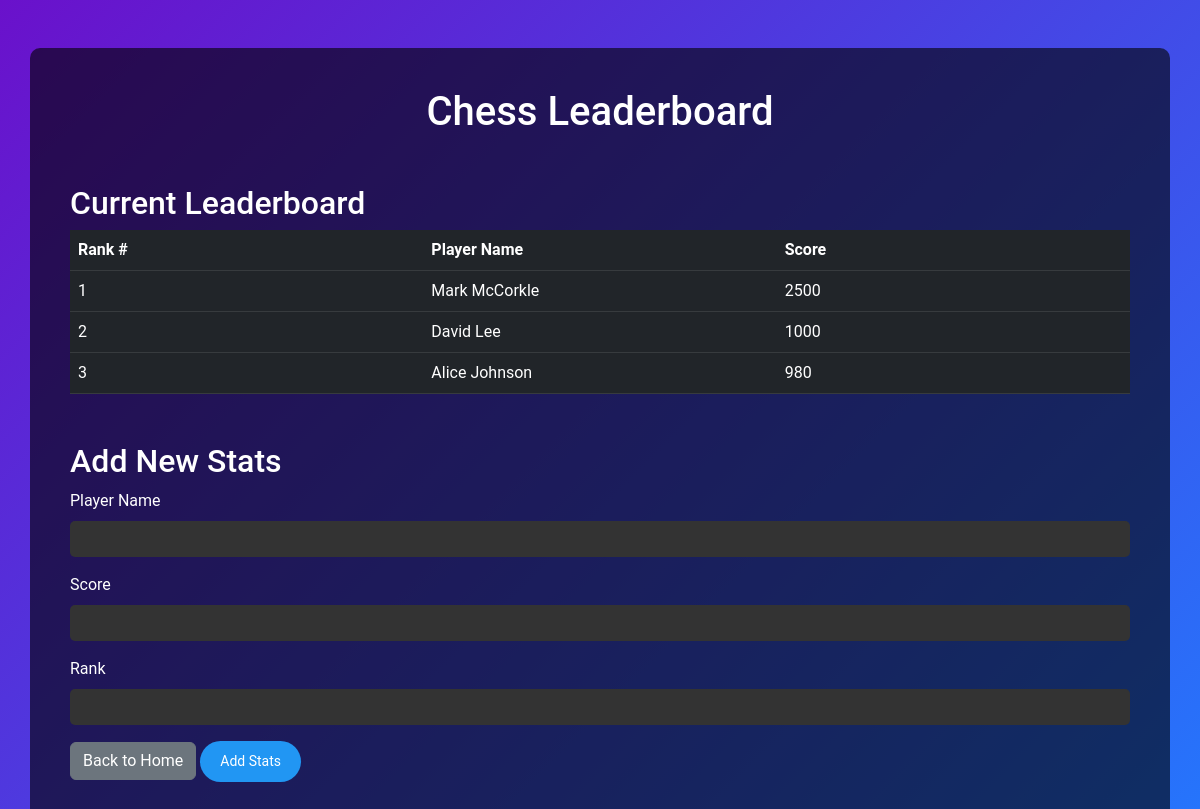
The page /leaderboard/Chess on the database as committed earlier.
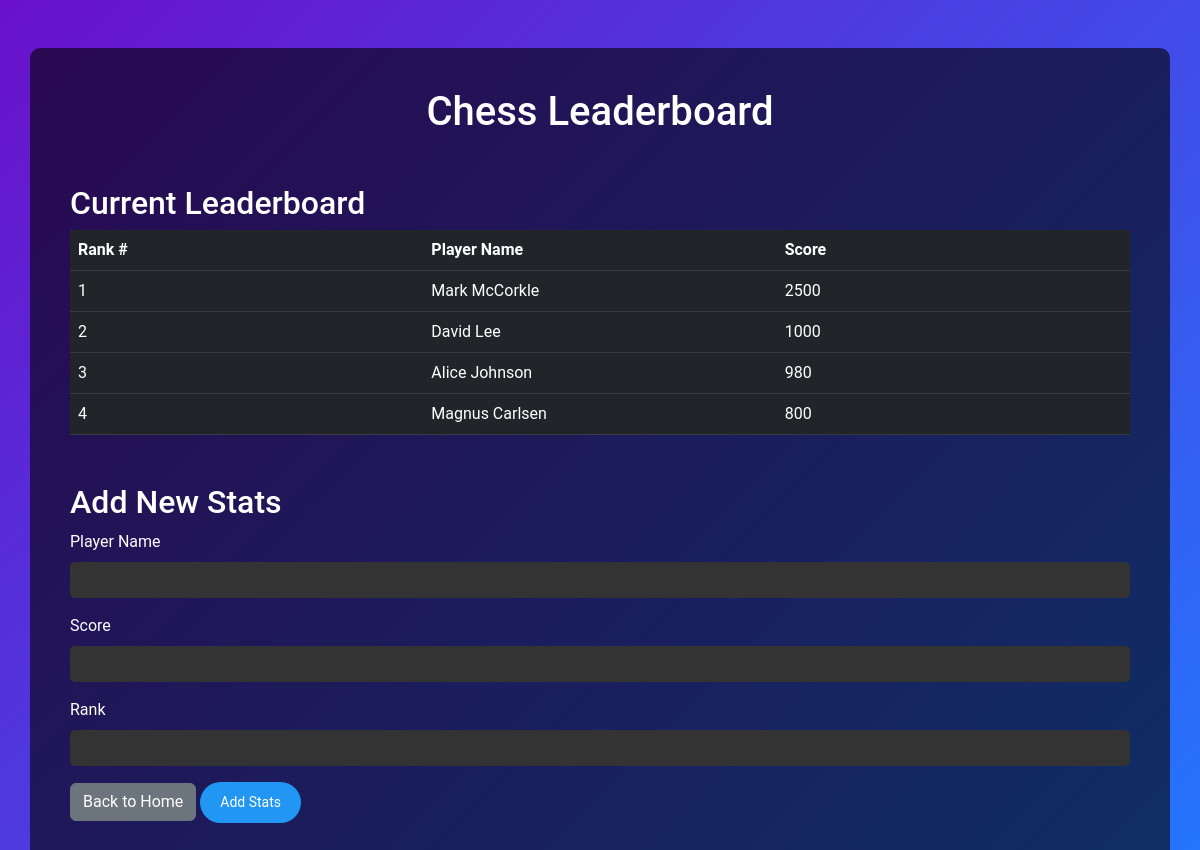
The same page on the database as committed later.
### tables this page shows
CREATE TABLE leaderboard (
    leaderboard_id INTEGER PRIMARY KEY AUTOINCREMENT,
    game_id INTEGER,
    player_name TEXT NOT NULL,
    score INTEGER NOT NULL,
    rank INTEGER,
    FOREIGN KEY (game_id) REFERENCES games(game_id)
);

### app.py (the view)
@app.route('/leaderboard/<game_name>', methods=['GET', 'POST'])
def leaderboard(game_name):
    if request.method == 'POST':
        player_name = request.form['player_name']
        score = request.form['score']
        rank = request.form['rank']
        add_leaderboard_entry(game_name, player_name, score, rank)
        return redirect(url_for('leaderboard', game_name=game_name))
    leaderboard_data = get_leaderboard_data(game_name)
    return render_template('leaderboard.html', game_name=game_name, leaderboard=leaderboard_data)

### app.py (called while the page is built)
def get_leaderboard_data(game_name):
    conn = sqlite3.connect('MSD-P01-LeaderBoard.sqlite')
    cursor = conn.cursor()
    cursor.execute("""
        SELECT l.rank, l.player_name, l.score
        FROM leaderboard l
        JOIN games g ON l.game_id = g.game_id
        WHERE g.game_name = ?
        ORDER BY l.rank
    """, (game_name,))
    rows = cursor.fetchall()
    conn.close()
    return rows

### templates/leaderboard.html (shortened to what this page needs)
<!DOCTYPE html>
<html lang="en">
<head>
    <link href="https://cdn.jsdelivr.net/npm/bootstrap@5.3.0-alpha1/dist/css/bootstrap.min.css" rel="stylesheet">
    <link rel="stylesheet" href="{{ url_for('static', filename='style.css') }}">
</head>
<body>
    <div class="container mt-5">
        <h1 class="text-center mb-4">{{ game_name }} Leaderboard</h1>
        <h2 class="mt-5">Current Leaderboard</h2>
        <table class="table table-dark">
            <thead>
                <tr>
                    <th>Rank #</th>
                    <th>Player Name</th>
                    <th>Score</th>
                </tr>
            </thead>
            <tbody>
                {% for entry in leaderboard %}
                    <tr>
                        <td>{{ entry[0] }}</td>
                        <td>{{ entry[1] }}</td>
                        <td>{{ entry[2] }}</td>
                    </tr>
                {% endfor %}
            </tbody>
        </table>
        <h2 class="mt-5">Add New Stats</h2>
        <form action="/leaderboard/{{ game_name }}" method="POST">
            <div class="mb-3">
                <label for="player_name" class="form-label">Player Name</label>
                <input type="text" class="form-control" id="player_name" name="player_name" required>
            </div>
            <div class="mb-3">
                <label for="score" class="form-label">Score</label>
                <input type="number" class="form-control" id="score" name="score" required>
            </div>
            <div class="mb-3">
                <label for="rank" class="form-label">Rank</label>
                <input type="number" class="form-control" id="rank" name="rank" required>
            </div>
            <a href="/" class="btn btn-secondary">Back to Home</a>
            <button type="submit" class="btn btn-primary">Add Stats</button>
        </form>
    </div>
</body>
</html>

### static/style.css (style rules this page uses)
body { background: linear-gradient(135deg, #6a11cb 0%, #2575fc 100%); font-family: 'Roboto', sans-serif; color: #fff; }
h1, h2 { color: #fff; }
.container { background: rgba(0, 0, 0, 0.6); padding: 40px; border-radius: 10px; }
.btn-info, .btn-primary, .btn-danger { border-radius: 30px; padding: 10px 20px; font-size: 14px; }
.btn-primary { background-color: #2196f3; border: none; }
form { border-radius: 10px; }
.form-control { background-color: #333; border: none; color: #fff; border-radius: 5px; }
.form-label { color: #fff; }
table.table { table-layout: fixed; width: 100%; }
table.table th, table.table td { word-wrap: break-word; }
table.table th:nth-child(1), table.table td:nth-child(1) { width: 35%; }
table.table th:nth-child(2), table.table td:nth-child(2) { width: 35%; }
table.table th:nth-child(3), table.table td:nth-child(3) { width: 35%; }

Rows that differ between the two databases and show on the page:
added leaderboard: rank "4", player_name "Magnus Carlsen", score "800"
